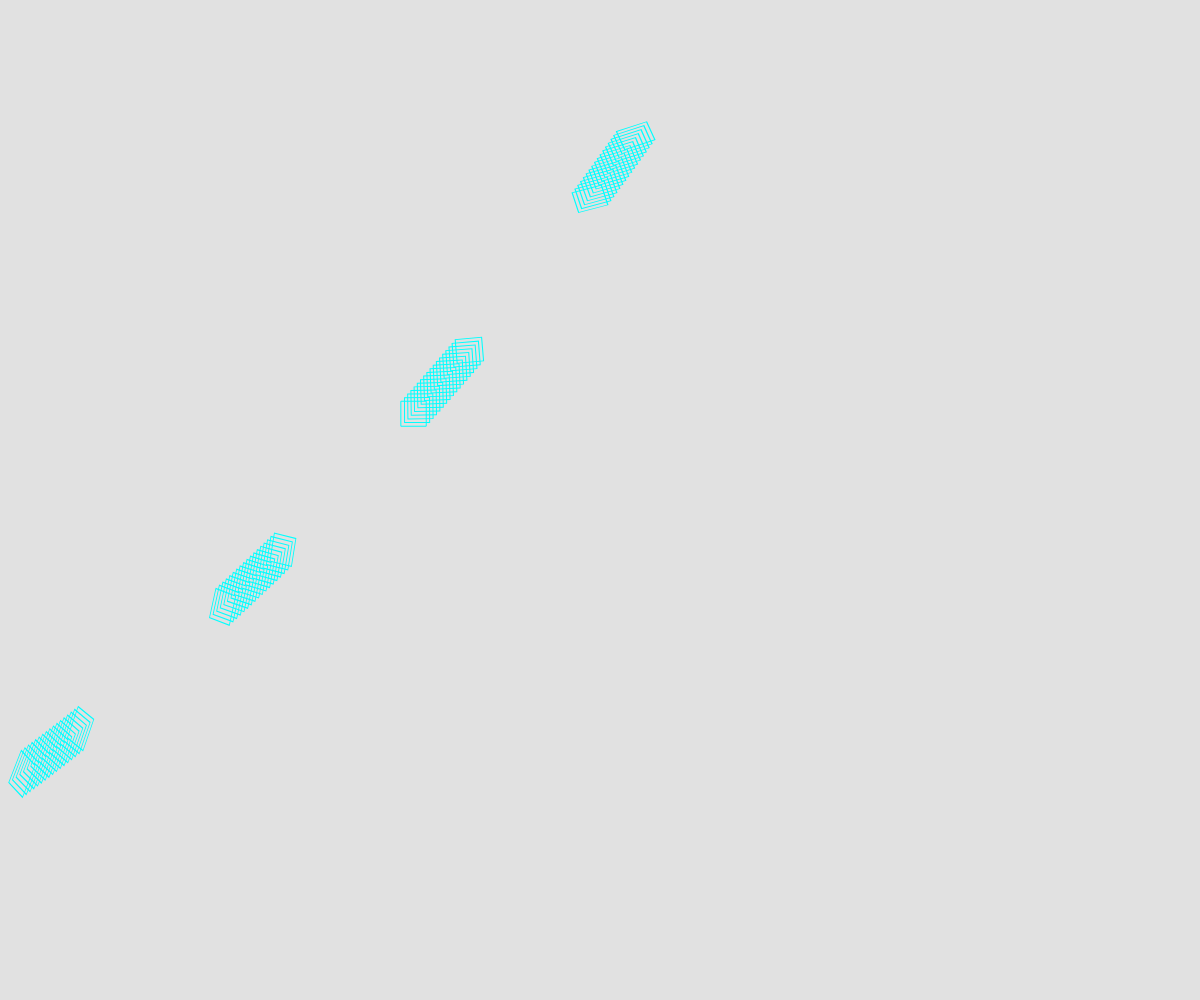
Frame 1 (no input)
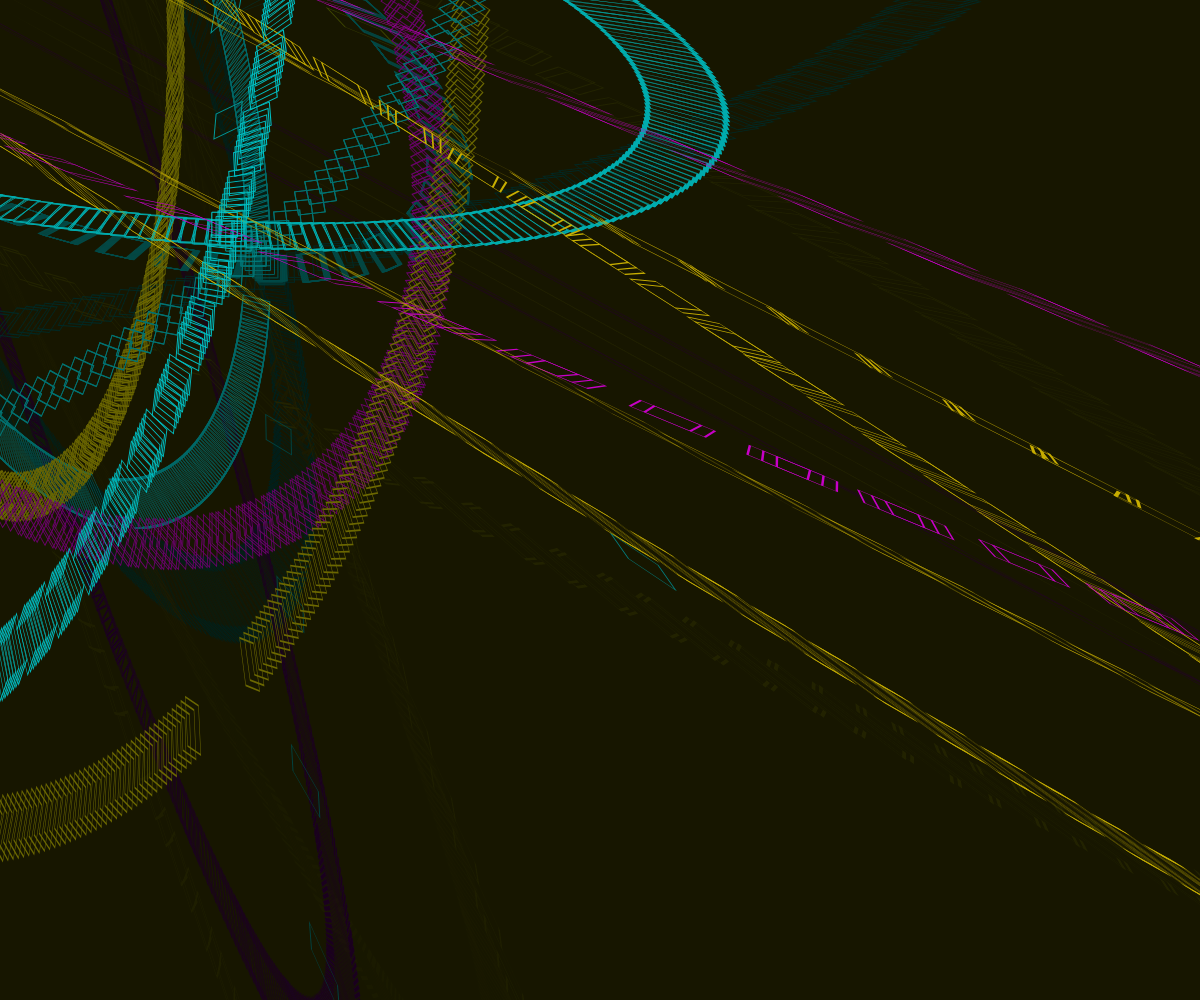
Frame 60 (no input)
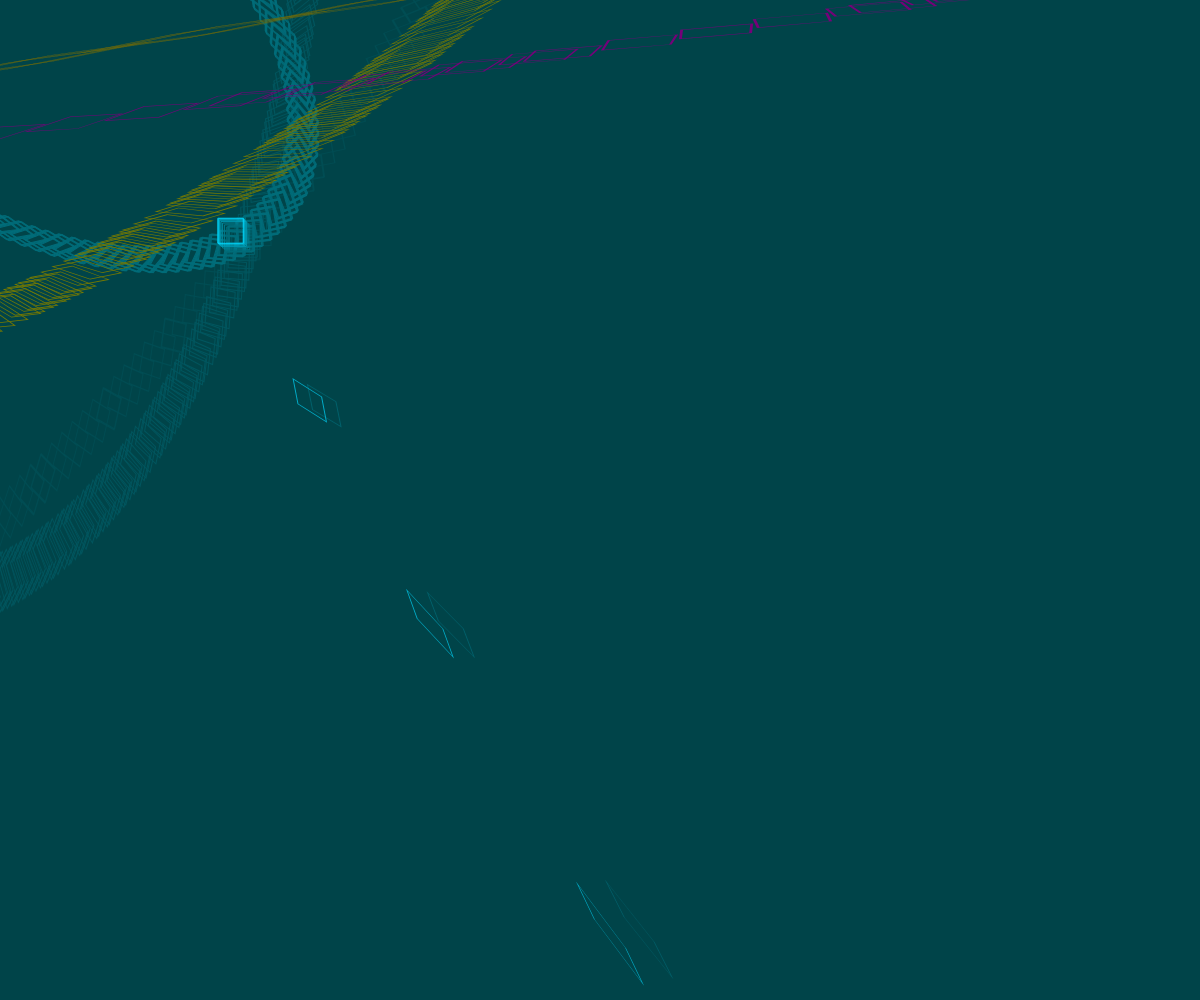
Frame 120 (the mouse pressed at the canvas centre since frame 60)

The p5.js sketch that drew these frames (run headless with seeded random() and noise() and a simulated clock; from frame 60 on, the mouse is pressed at the canvas centre):

// p5.js sketch
// ── sketch.js
function setup() {
  createCanvas(windowWidth, windowHeight);
  // rectMode(CENTER);
}

function draw() {
  background(0, 30);
  noFill();
  var noise1 = noise(.01 * frameCount) * width / 2;
  var noise2 = noise(.02 * frameCount) * width / 2;
  var noise3 = noise(.03 * frameCount) * width / 2;
  var noise4 = noise(.04 * frameCount) * height / 2;

  // translate(width / 2, height / 2);
  stroke(0, noise1, noise2);

  for (let x = 0; x <= width; x += 50) {
    for (let y = 0; y <= height; y += 50) {
      rect(noise1, noise1, 25, 25);
      shearX(noise1);
      shearY(noise4);
    }
  }
  stroke(noise3, noise2, 0);
  for (let x = width; x >= 0; x -= 50) {
    for (let y = height; y >= 0; y -= 50) {
      rect(noise2, noise2, 25, 25);
      shearX(noise2);
      shearY(noise3);

    }
  }
  stroke(noise3, 0, noise4);
  for (let x = width; x >= 0; x -= 50) {
    for (let y = height; y >= 0; y -= 50) {
      rect(noise3, noise3, 25, 25);
      shearX(noise3);
      shearY(noise2);

    }
  }
  stroke(noise4, noise1, 0);
  for (let x = width; x >= 0; x -= 50) {
    for (let y = height; y >= 0; y -= 50) {
      rect(noise4, noise4, 25, 25);
      shearX(noise4);
      shearY(noise1);

    }
  }
}
